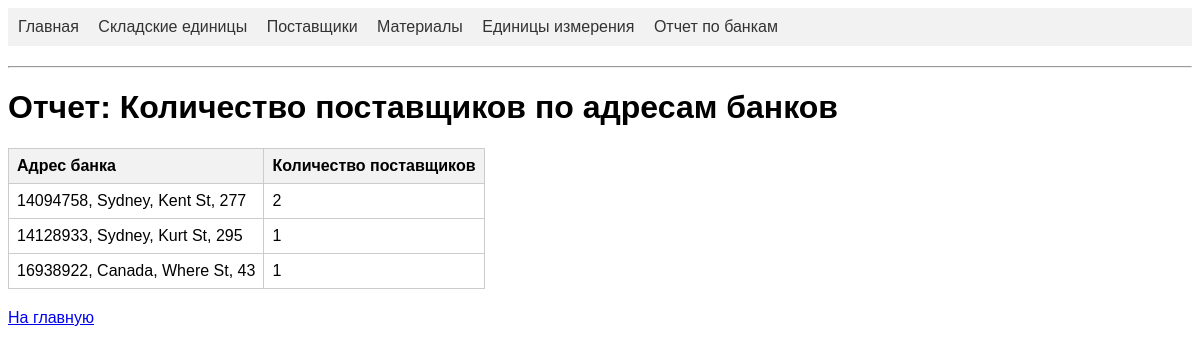
The app's page /reports/bank_suppliers with its own data.
### app/models.py (models this page shows, shortened)
class Supplier(db.Model):
    id = db.Column(db.Integer, primary_key=True)
    supplier_code = db.Column(db.String(64), index=True, unique=True, nullable=False)
    supplier_name = db.Column(db.String(128), nullable=False)
    tin = db.Column(db.String(12), unique=True, nullable=False)  # ИНН
    legal_postal_code = db.Column(db.String(10))
    legal_city = db.Column(db.String(128))
    legal_street = db.Column(db.String(256))
    legal_house = db.Column(db.String(32))
    bank_account_number = db.Column(db.String(64))
    bank_postal_code = db.Column(db.String(10))
    bank_city = db.Column(db.String(128))
    bank_street = db.Column(db.String(256))
    bank_house = db.Column(db.String(32))
    storage_units = db.relationship('StorageUnit', backref='supplier', lazy='dynamic')

### app/routes.py (the view)
@main.route('/reports/bank_suppliers')
def bank_report():
    report_data = db.session.query(
        Supplier.bank_postal_code,
        Supplier.bank_city,
        Supplier.bank_street,
        Supplier.bank_house,
        func.count(Supplier.id).label('supplier_count')
    ).group_by(
        Supplier.bank_postal_code,
        Supplier.bank_city,
        Supplier.bank_street,
        Supplier.bank_house
    ).filter(
        Supplier.bank_city.isnot(None),
        Supplier.bank_city != ''
    ).all()
    return render_template('bank_report.html',
                           report_data=report_data,
                           title="Отчет: Количество поставщиков по адресам банков")

### app/templates/bank_report.html (shortened to what this page needs)
{% extends "base.html" %}
{% block content %}
    <h1>{{ title }}</h1>
    {% if report_data %}
    <table style = "border: 1px">
        <thead>
            <tr>
                <th>Адрес банка</th>
                <th>Количество поставщиков</th>
            </tr>
        </thead>
        <tbody>
            {% for row in report_data %}
            <tr>
                <td>
                    {{ row[0] or '' }}, {{ row[1] or '' }}, {{ row[2] or '' }}, {{ row[3] or '' }}
                </td>
                <td>
                    {{ row[4] }}
                </td>
            </tr>
            {% endfor %}
        </tbody>
    </table>
    {% else %}
    <p>Нет данных для построения отчета. Убедитесь, что у поставщиков указаны адреса банков.</p>
    {% endif %}
    <p style="margin-top: 20px;">
        <a href="{{ url_for('main.index') }}">На главную</a>
    </p>
{% endblock %}

### app/templates/base.html (style rules this page uses)
body { font-family: Arial, sans-serif; }
table { border-collapse: collapse; }
th, td { border: 1px solid #ccc; padding: 8px; text-align: left; }
th { background-color: #f2f2f2; }

### records on screen
Supplier: bank_postal_code "14128933", row "Sydney", bank_street "Kurt St", bank_house "295", row "1"
Supplier: bank_postal_code "16938922", row "Canada", row "Where St", bank_house "43", row "1"

### other values on screen
{{ title }} "Отчет: Количество поставщиков по адресам банков"
{{ row[0] or '' }} "14094758"
{{ row[1] or '' }} "Sydney"
{{ row[2] or '' }} "Kent St"
{{ row[3] or '' }} "277"
{{ row[4] }} "2"
